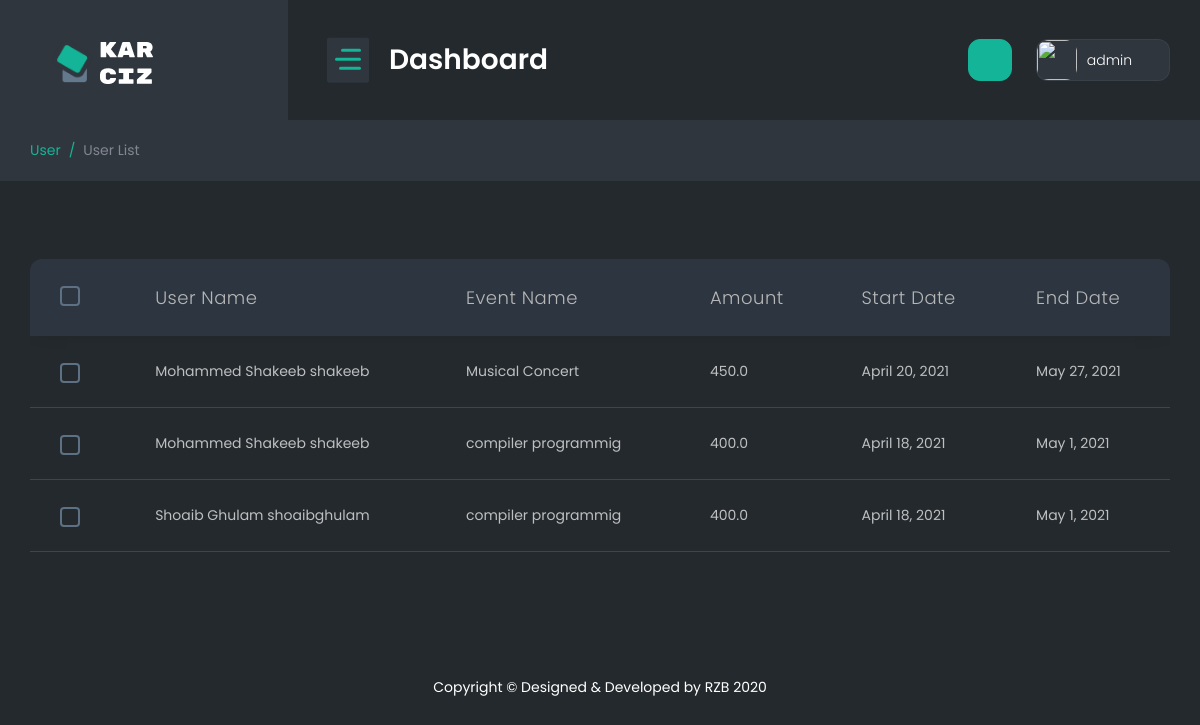
The app's page /superadminregister (signed in), older data.
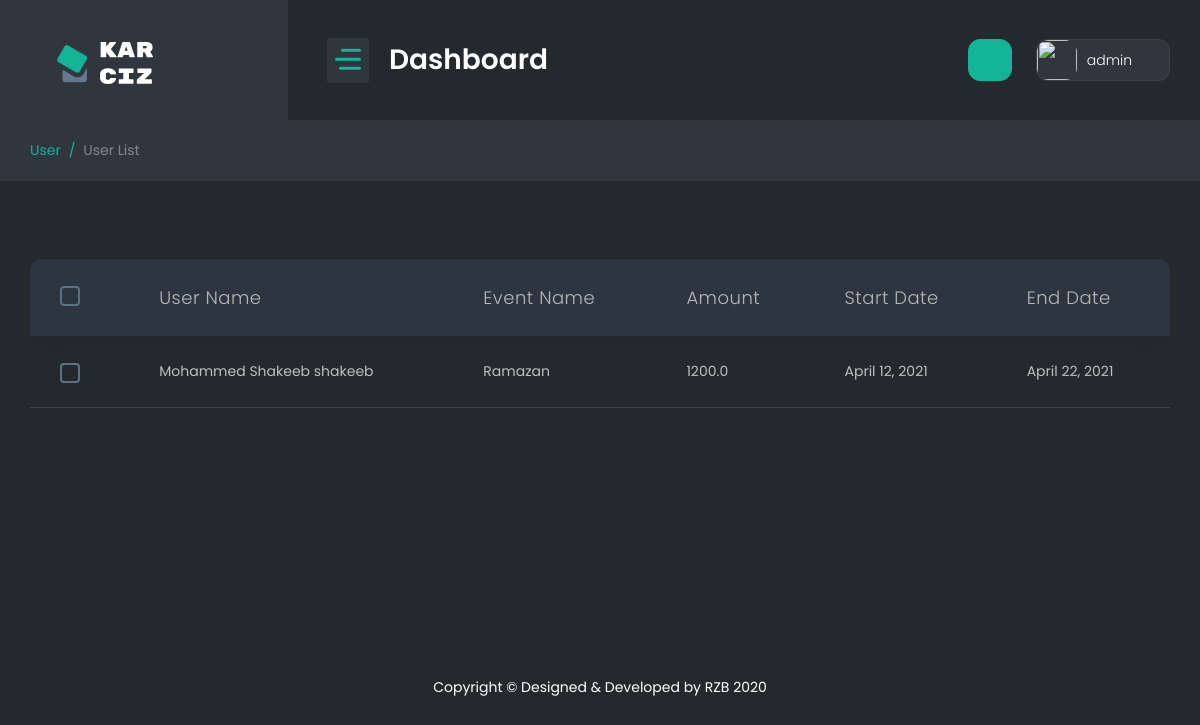
The same page, newer data.
### webapp/models.py (models this page shows, shortened)
class User_Event_Registration(models.Model):
    Registration_id = models.AutoField(primary_key=True)
    user_id = models.ForeignKey(User_Signup , on_delete=models.SET_NULL,blank=True,null=True)
    EventId = models.ForeignKey(Event , on_delete=models.SET_NULL,blank=True,null=True)
    Description = models.CharField(max_length=255, default="")
    created = models.DateTimeField(auto_now_add=True, blank=True)

class User_Signup(models.Model):
    user_id = models.AutoField(primary_key=True)
    Name = models.CharField(max_length=255, default="")
    Surname = models.CharField(max_length=255, default="")
    Ci = models.CharField(max_length=255, default="")
    Ruc = models.CharField(max_length=255, default="")
    Gender = models.CharField(max_length=20, default="")
    Phones = models.CharField(max_length=20, default="")
    Email = models.EmailField(max_length=255, default="")
    Direction = models.CharField(max_length=255, default="")
    City =  models.CharField(max_length=255, default="")
    Birth_date  = models.DateField()
    Creation = models.DateTimeField(auto_now_add=True, blank=True)
    Password = models.TextField(max_length=500 , default="")

class Event(models.Model):
    EventId = models.AutoField(primary_key=True)
    EventName = models.CharField(max_length=255, default="")
    Cost = models.FloatField(default=0.0)
    Registration_start = models.DateField()
    Registration_end = models.DateField()
    Runner_quantity = models.IntegerField(default=0)
    Event_logo = models.ImageField(upload_to='Eventlogo/',default="SuperAdmin/dummy.jpg")
    Status = models.CharField(max_length=50, default="")
    EventTypeId = models.ForeignKey(Event_Type , on_delete=models.SET_NULL,blank=True,null=True)
    Description = models.TextField(default="")
    created = models.DateTimeField(auto_now_add=True, blank=True)
    def __str__(self):
        return self.EventName

### webapp/views.py (the view)
# urls.py: path('superadminregister',superadminregister.as_view(),name="superadminregister"),
class superadminregister(View):
    def get(self,request):
        if not request.session.has_key('adminid'):
            return redirect("/superadminlogin")
        try:
            data = User_Event_Registration.objects.all()
            return render(request ,'superadmin/register.html',{'data':data})
        except:
            return redirect("/superadmin")

### templates/superadmin/register.html (shortened to what this page needs)
{% extends "superadmin/base.html" %}
{% block body %}
<div class="container-fluid">
    <div class="page-titles">
        <ol class="breadcrumb">
            <li class="breadcrumb-item active"><a href="javascript:void(0)">User</a></li>
            <li class="breadcrumb-item"><a href="javascript:void(0)">User List</a></li>
        </ol>
    </div>
    <div class="row">
        <div class="col-lg-12">
            <div class="table-responsive">
                <table id="example-5" class="table display mb-4  fs-14">
                    <thead>
                        <tr>
                            <th>
                                <div class="checkbox mr-0 align-self-center">
                                    <div class="custom-control custom-checkbox ">
                                    </div>
                                </div>
                            </th>
                            <th>User Name</th>
                            <th>Event Name</th>
                            <th>Amount</th>
                            <th>Start Date</th>
                            <th>End Date</th>
                        </tr>
                    </thead>
                    <tbody>
                        {% for d in data %}
                        <tr>
                            <td>
                                <div class="checkbox mr-0 align-self-center">
                                    <div class="custom-control custom-checkbox ">
                                    </div>
                                </div>
                            </td>
                            <td>{{d.user_id.Name}} {{d.user_id.Surname}}</td>
                            <td>{{d.EventId}}</td>
                            <td>{{d.EventId.Cost}}</td>
                            <td>{{d.EventId.Registration_start}}</td>
                            <td>{{d.EventId.Registration_end}}</td>
                        </tr>
                        {% endfor %}
                    </tbody>
                </table>
            </div>
        </div>
    </div>
</div>
{% endblock body %}

### templates/superadmin/base.html (shortened to what this page needs)
{% load static %}
<!DOCTYPE html>
<html lang="en">
<head>
    <link href="{% static '' %}public/vendor/bootstrap-select/dist/css/bootstrap-select.min.css" rel="stylesheet"
        type="text/css" />
    <link href="{% static '' %}public/vendor/owl-carousel/owl.carousel.css" rel="stylesheet" type="text/css" />
    <link href="https://cdn.lineicons.com/2.0/LineIcons.css" rel="stylesheet" type="text/css" />
    <link href="{% static '' %}public/css/style.css" rel="stylesheet" type="text/css" />
</head>
<body>
    <div id="main-wrapper">
        <div class="nav-header">
            <a href="/superadmin" class="brand-logo">
                <img class="logo-abbr" src="{% static '' %}public/images/logo.png" alt="">
                <img class="brand-title" src="{% static '' %}public/images/logo-text.png" alt="">
            </a>
            <div class="nav-control">
                <div class="hamburger">
                    <span class="line"></span><span class="line"></span><span class="line"></span>
                </div>
            </div>
        </div>
        <div class="header">
            <div class="header-content">
                <nav class="navbar navbar-expand">
                    <div class="collapse navbar-collapse justify-content-between">
                        <div class="header-left">
                            <div class="dashboard_bar">
                                Dashboard </div>
                        </div>
                        <ul class="navbar-nav header-right">
                            <li class="nav-item">
                                <a class="btn btn-primary  d-md-block d-none" href="#">
                                    <i class="fa fa-cog scale5" aria-hidden="true"></i>
                                </a>
                            </li>
                            <li class="nav-item dropdown header-profile">
                                <a class="nav-link" href="javascript:;" role="button" data-toggle="dropdown">
                                    <img src="{{request.session.adminimg}}" width="20" alt="" />
                                    <div class="header-info">
                                        <span>{{request.session.adminname}}<i class="fa fa-caret-down ml-3" aria-hidden="true"></i></span>
                                    </div>
                                </a>
                            </li>
                        </ul>
                    </div>
                </nav>
            </div>
        </div>
        <div class="content-body">
            {% block body %}
            {% endblock body %}
        </div>
        <div class="footer">
            <div class="copyright">
                <p>Copyright © Designed &amp; Developed by RZB</a> 2020</p>
            </div>
        </div>
    </div>
</body>
</html>

Row changes from the older to the newer data that the page shows:
removed User_Event_Registration: user_id.Name "Mohammed Shakeeb", user_id.Surname "shakeeb", EventId "Musical Concert", EventId.Cost "450.0", EventId.Registration_start "April 20, 2021", EventId.Registration_end "May 27, 2021"
removed User_Event_Registration: user_id.Name "Mohammed Shakeeb", user_id.Surname "shakeeb", EventId "compiler programmig", EventId.Cost "400.0", EventId.Registration_start "April 18, 2021", EventId.Registration_end "May 1, 2021"
removed User_Event_Registration: user_id.Name "Shoaib Ghulam", user_id.Surname "shoaibghulam", EventId "compiler programmig", EventId.Cost "400.0", EventId.Registration_start "April 18, 2021", EventId.Registration_end "May 1, 2021"
added User_Event_Registration: user_id.Name "Mohammed Shakeeb", user_id.Surname "shakeeb", EventId "Ramazan", EventId.Cost "1200.0", EventId.Registration_start "April 12, 2021", EventId.Registration_end "April 22, 2021"
